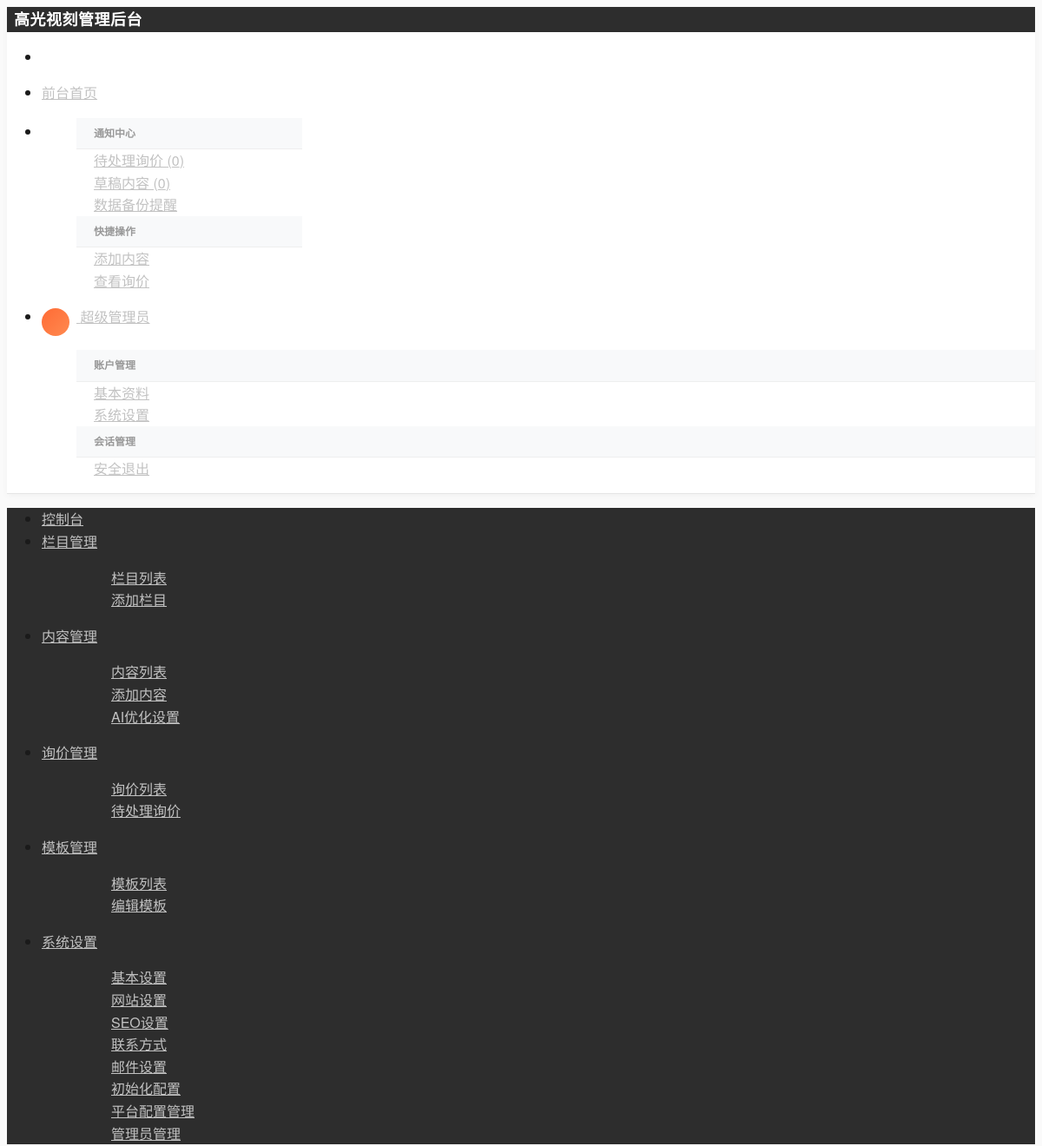
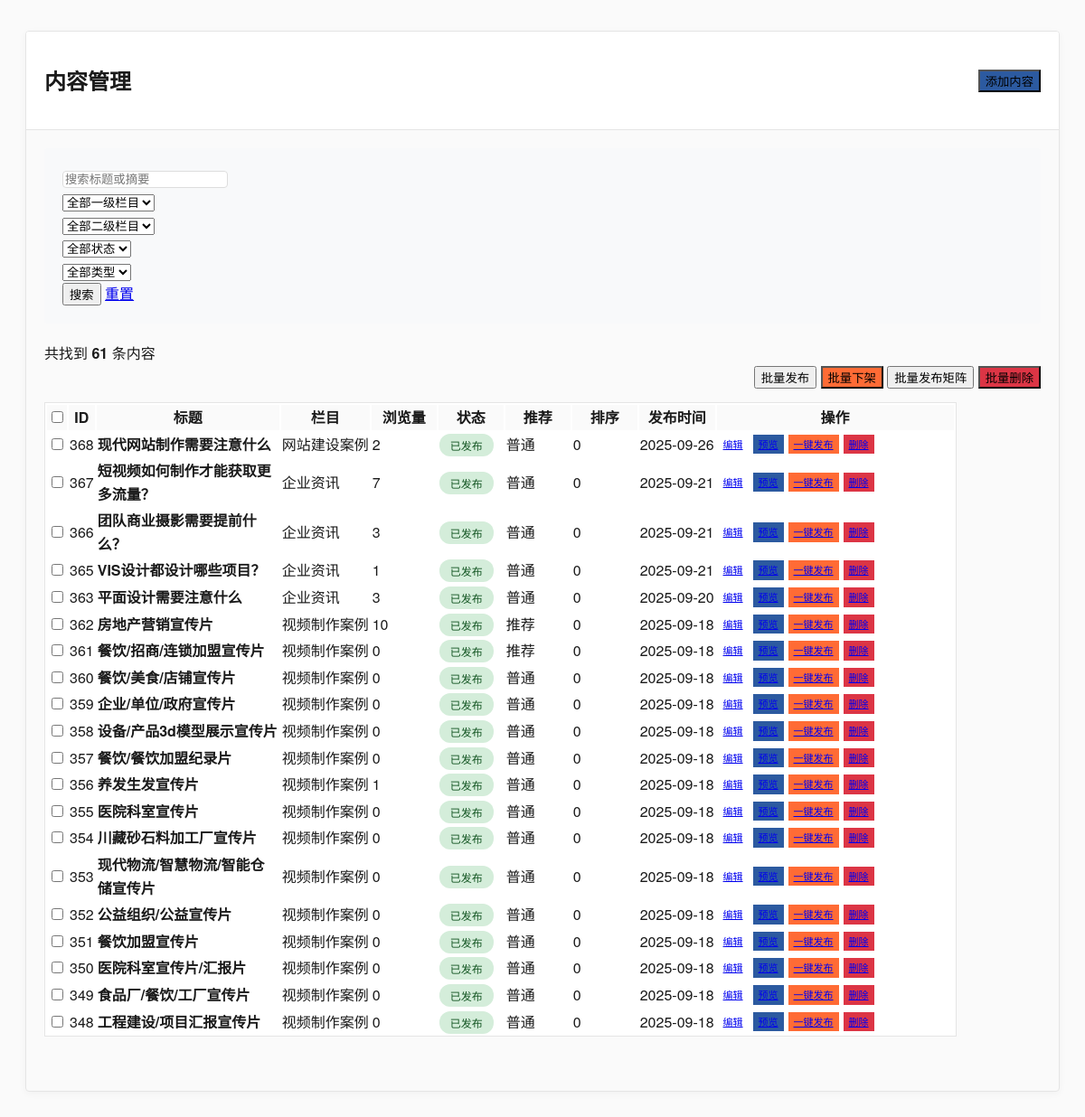
Page /admin/modules/content/index.php (signed in) on the committed database (2 pictures, top to bottom).
### tables this page shows
CREATE TABLE `contents` (
  `id` int(11) NOT NULL AUTO_INCREMENT,
  `category_id` int(11) NOT NULL COMMENT '栏目ID',
  `title` varchar(200) NOT NULL COMMENT '标题',
  `slug` varchar(200) NOT NULL COMMENT 'URL别名',
  `summary` text COMMENT '摘要',
  `content` longtext COMMENT '内容',
  `thumbnail` varchar(500) DEFAULT NULL COMMENT '缩略图',
  `images` json DEFAULT NULL COMMENT '图片集合',
  `videos` json DEFAULT NULL COMMENT '视频集合',
  `tags` varchar(500) DEFAULT NULL COMMENT '标签',
  `view_count` int(11) NOT NULL DEFAULT '0' COMMENT '浏览量',
  `sort_order` int(11) NOT NULL DEFAULT '0' COMMENT '排序',
  `is_featured` tinyint(1) NOT NULL DEFAULT '0' COMMENT '是否推荐',
  `is_published` tinyint(1) NOT NULL DEFAULT '1' COMMENT '是否发布',
  `published_at` timestamp NULL DEFAULT NULL COMMENT '发布时间',
  `seo_title` varchar(200) DEFAULT NULL COMMENT 'SEO标题',
  `seo_keywords` varchar(500) DEFAULT NULL COMMENT 'SEO关键词',
  `seo_description` varchar(500) DEFAULT NULL COMMENT 'SEO描述',
  `created_at` timestamp NOT NULL DEFAULT CURRENT_TIMESTAMP COMMENT '创建时间',
  `updated_at` timestamp NOT NULL DEFAULT CURRENT_TIMESTAMP ON UPDATE CURRENT_TIMESTAMP COMMENT '更新时间',
  PRIMARY KEY (`id`),
  UNIQUE KEY `slug` (`slug`),
  KEY `category_id` (`category_id`),
  KEY `is_published` (`is_published`),
  KEY `is_featured` (`is_featured`),
  KEY `sort_order` (`sort_order`)
);

CREATE TABLE `categories` (
  `id` int(11) NOT NULL AUTO_INCREMENT,
  `name` varchar(100) NOT NULL COMMENT '栏目名称',
  `slug` varchar(100) NOT NULL COMMENT 'URL别名',
  `description` text COMMENT '栏目描述',
  `channel_content` longtext COMMENT '频道页面内容',
  `template_type` enum('channel','list','content') NOT NULL DEFAULT 'list' COMMENT '模板类型',
  `template_file` varchar(100) DEFAULT NULL COMMENT '模板文件名',
  `parent_id` int(11) NOT NULL DEFAULT '0' COMMENT '父栏目ID',
  `sort_order` int(11) NOT NULL DEFAULT '0' COMMENT '排序',
  `is_active` tinyint(1) NOT NULL DEFAULT '1' COMMENT '是否启用',
  `meta_title` varchar(200) DEFAULT NULL COMMENT 'SEO标题',
  `meta_keywords` varchar(500) DEFAULT NULL COMMENT 'SEO关键词',
  `meta_description` varchar(500) DEFAULT NULL COMMENT 'SEO描述',
  `created_at` timestamp NOT NULL DEFAULT CURRENT_TIMESTAMP COMMENT '创建时间',
  `updated_at` timestamp NOT NULL DEFAULT CURRENT_TIMESTAMP ON UPDATE CURRENT_TIMESTAMP COMMENT '更新时间',
  `content_template_id` int(11) DEFAULT NULL COMMENT '内容模板ID',
  PRIMARY KEY (`id`),
  UNIQUE KEY `slug` (`slug`),
  KEY `parent_id` (`parent_id`),
  KEY `sort_order` (`sort_order`),
  KEY `is_active` (`is_active`),
  KEY `idx_template_file` (`template_file`),
  KEY `idx_content_template_id` (`content_template_id`)
);

### admin/modules/content/index.php (the view, shortened to what this page needs)
<?php
require_once '../../../includes/functions.php';
$search_keyword = $_GET['keyword'] ?? '';
$page = max(1, intval($_GET['page'] ?? 1));
$per_page = 20;
$offset = ($page - 1) * $per_page;
$where_conditions = ['1=1'];
$params = [];
$where_clause = implode(' AND ', $where_conditions);
try {
    $count_sql = "SELECT COUNT(*) as total FROM contents c
                  LEFT JOIN categories cat ON c.category_id = cat.id
                  WHERE $where_clause";
    $count_stmt = $db->prepare($count_sql);
    $count_stmt->execute($params);
    $total = $count_stmt->fetch()['total'];
    $sql = "SELECT c.*, cat.name as category_name, cat.slug as category_slug, cat.parent_id as parent_category_id
            FROM contents c
            LEFT JOIN categories cat ON c.category_id = cat.id
            WHERE $where_clause
            ORDER BY c.sort_order DESC, c.created_at DESC
            LIMIT ? OFFSET ?";
    $params[] = $per_page;
    $params[] = $offset;
    $stmt = $db->prepare($sql);
    $stmt->execute($params);
    $contents = $stmt->fetchAll();
    $total_pages = ceil($total / $per_page);
} catch(PDOException $e) {
    $contents = [];
    $total = 0;
    $total_pages = 0;
}
?>
<!DOCTYPE html>
<html lang="zh-CN">
<head>
    <link rel="stylesheet" href="https://unpkg.com/layui@2.8.0/dist/css/layui.css">
    <link rel="stylesheet" href="../../assets/css/admin-optimized.css">
</head>
<body>
    <div class="layui-layout layui-layout-admin">
        <?php include '../../includes/header.php'; ?>
        <?php include '../../includes/sidebar.php'; ?>
        <div class="layui-body">
            <div class="layui-card">
                <div class="layui-card-header">
                    <div style="display: flex; justify-content: space-between; align-items: center;">
                        <h2>内容管理</h2>
                        <div>
                            <button class="layui-btn layui-btn-normal" id="add-content-btn">
                                <i class="layui-icon layui-icon-add-1"></i> 添加内容
                            </button>
                        </div>
                    </div>
                </div>
                <div class="layui-card-body">
                    <form class="layui-form" method="GET" style="background: #f8f9fa; padding: 20px; border-radius: 4px; margin-bottom: 20px;">
                        <div class="layui-row layui-col-space10">
                            <div class="layui-col-md3">
                                <input type="text" name="keyword" placeholder="搜索标题或摘要"
                                       value="<?php echo htmlspecialchars($search_keyword); ?>"
                                       class="layui-input">
                            </div>
                            <div class="layui-col-md2">
                                <select name="parent_category_id" id="parent_category_id">
                                    <option value="">全部一级栏目</option>
                                </select>
                            </div>
                            <div class="layui-col-md2">
                                <select name="category_id" id="category_id">
                                    <option value="">全部二级栏目</option>
                                </select>
                            </div>
                            <div class="layui-col-md2">
                                <select name="is_published">
                                    <option value="">全部状态</option>
                                </select>
                            </div>
                            <div class="layui-col-md2">
                                <select name="is_featured">
                                    <option value="">全部类型</option>
                                </select>
                            </div>
                            <div class="layui-col-md3">
                                <button type="submit" class="layui-btn">搜索</button>
                                <a href="index.php" class="layui-btn layui-btn-primary">重置</a>
                            </div>
                        </div>
                    </form>
                    <div class="layui-row" style="margin-bottom: 15px;">
                        <div class="layui-col-md6">
                            <span>共找到 <strong><?php echo $total; ?></strong> 条内容</span>
                        </div>
                        <div class="layui-col-md6" style="text-align: right;">
                                <button class="layui-btn layui-btn-sm" onclick="batchAction('publish')">批量发布</button>
                                <button class="layui-btn layui-btn-sm layui-btn-warm" onclick="batchAction('unpublish')">批量下架</button>
                                <button class="layui-btn layui-btn-sm layui-btn-primary" onclick="batchMatrixPublish()">批量发布矩阵</button>
                                <button class="layui-btn layui-btn-sm layui-btn-danger" onclick="batchAction('delete')">批量删除</button>
                            </div>
                    </div>
                    <?php if (empty($contents)): ?>
                        <div class="empty-state">
                            <i class="layui-icon layui-icon-file"></i>
                            <h3>暂无内容</h3>
                            <p>点击上方"添加内容"按钮创建第一个内容</p>
                        </div>
                    <?php else: ?>
                        <table class="layui-table">
                            <thead>
                                <tr>
                                    <th><input type="checkbox" id="checkAll"></th>
                                    <th>ID</th>
                                    <th>标题</th>
                                    <th>栏目</th>
                                    <th width="70">浏览量</th>
                                    <th width="70">状态</th>
                                    <th width="70">推荐</th>
                                    <th width="70">排序</th>
                                    <th>发布时间</th>
                                    <th width="260">操作</th>
                                </tr>
                            </thead>
                            <tbody>
                                <?php foreach ($contents as $content): ?>
                                <tr>
                                    <td><input type="checkbox" name="content_ids[]" value="<?php echo $content['id']; ?>"></td>
                                    <td><?php echo $content['id']; ?></td>
                                    <td>
                                        <div style="max-width: 200px;">
                                            <strong><?php echo htmlspecialchars($content['title']); ?></strong>
                                        </div>
                                    </td>
                                    <td><?php echo htmlspecialchars($content['category_name'] ?? '未分类'); ?></td>
                                    <td><?php echo $content['view_count']; ?></td>
                                    <td>
                                        <?php if ($content['is_published']): ?>
                                            <span class="status-badge status-completed">已发布</span>
                                        <?php else: ?>
                                            <span class="status-badge status-pending">未发布</span>
                                        <?php endif; ?>
                                    </td>
                                    <td>
                                        <?php if ($content['is_featured']): ?>
                                            <span class="layui-badge layui-bg-orange">推荐</span>
                                        <?php else: ?>
                                            <span class="layui-badge">普通</span>
                                        <?php endif; ?>
                                    </td>
                                    <td><?php echo $content['sort_order']; ?></td>
                                    <td><?php echo $content['published_at'] ? date('Y-m-d', strtotime($content['published_at'])) : '未发布'; ?></td>
                                    <td>
                                        <div style="display: flex; flex-wrap: nowrap; gap: 5px;">
                                            <a href="edit.php?id=<?php echo $content['id']; ?>"
                                               class="layui-btn layui-btn-xs">编辑</a>
                                            <?php
                                                $preview_url = '../../../';
                                                if (!empty($content['category_slug'])) {
                                                    $preview_url .= $content['category_slug'] . '/' . $content['slug'] . '.html';
                                                } else {
                                                    $preview_url .= $content['slug'] . '.html';
                                                }
                                            ?>
                                            <a href="<?php echo $preview_url; ?>" target="_blank"
                                               class="layui-btn layui-btn-xs layui-btn-normal">预览</a>
                                            <a href="javascript:;"
                                               onclick="matrixPublish(<?php echo $content['id']; ?>)"
                                               class="layui-btn layui-btn-xs layui-btn-warm">一键发布</a>
                                            <a href="javascript:;"
                                               onclick="deleteContent(<?php echo $content['id']; ?>)"
                                               class="layui-btn layui-btn-xs layui-btn-danger">删除</a>
                                        </div>
                                    </td>
                                </tr>
                                <?php endforeach; ?>
                            </tbody>
                        </table>
                        <?php if ($total_pages > 1): ?>
                            <div class="pagination-wrapper">
                            </div>
                        <?php endif; ?>
                    <?php endif; ?>
                </div>
            </div>
        </div>
    </div>
</body>
</html>

### admin/assets/css/admin-optimized.css (style rules this page uses)
:root { --primary-black: #1a1a1a; --primary-dark: #2d2d2d; --primary-gray: #666666; --primary-light-gray: #f8f8f8; --primary-white: #ffffff; --brand-orange: #ff6b35; --brand-blue: #2c5aa0; --brand-green: #27ae60; --text-primary: #1a1a1a; --text-secondary: #666666; --text-muted: #999999; --border-light: #e5e5e5; --bg-section: #fafafa; --shadow-subtle: 0 2px 8px rgba(0, 0, 0, 0.04); --shadow-medium: 0 4px 16px rgba(0, 0, 0, 0.08); --shadow-strong: 0 8px 32px rgba(0, 0, 0, 0.12); --ease-smooth: cubic-bezier(0.4, 0, 0.2, 1); }
body { font-family: 'PingFang SC', 'Microsoft YaHei', 'Helvetica Neue', Arial, sans-serif; background-color: var(--bg-section); color: var(--text-primary); line-height: 1.6; -webkit-font-smoothing: antialiased; -moz-osx-font-smoothing: grayscale; }
.layui-layout-admin .layui-body { background: var(--bg-section); padding: 20px; }
.layui-input, .layui-textarea, .layui-select { border-radius: 4px; border: 1px solid #ddd; transition: border-color 0.3s ease; }
.layui-table th { background-color: #f8f9fa; font-weight: 600; }
.status-badge { padding: 4px 12px; border-radius: 12px; font-size: 12px; font-weight: 500; }
.status-completed { background-color: #d4edda; color: #155724; }
.pagination-wrapper { text-align: center; padding: 20px 0; }
.layui-card { border: 1px solid var(--border-light); box-shadow: var(--shadow-subtle); border-radius: 4px; overflow: hidden; }
.layui-card-header { background: var(--primary-white); border-bottom: 1px solid var(--border-light); padding: 15px 20px; font-weight: 600; color: var(--text-primary); }
.layui-card-body { padding: 20px; }
.layui-btn-normal { background: var(--brand-blue); }
.layui-btn-warm { background: var(--brand-orange); }
.layui-btn-danger { background: #dc3545; }
.layui-table { background: var(--primary-white); border: 1px solid var(--border-light); }
.layui-table th { background: var(--bg-section); color: var(--text-primary); font-weight: 600; }

### admin/modules/content/index.php (style rules this page uses)
.layui-btn-xs { font-size: 11px; padding: 2px 6px; }

### rows in the picture
contents: id "368", title "现代网站制作需要注意什么", category.name "网站建设案例", view_count "2", is_published "已发布", is_featured "普通", sort_order "0", published_at "2025-09-26"
contents: id "367", title "短视频如何制作才能获取更多流量？", category.name "企业资讯", view_count "7", is_published "已发布", is_featured "普通", sort_order "0", published_at "2025-09-21"
contents: id "366", title "团队商业摄影需要提前什么？", category.name "企业资讯", view_count "3", is_published "已发布", is_featured "普通", sort_order "0", published_at "2025-09-21"
contents: id "365", title "VIS设计都设计哪些项目？", category.name "企业资讯", view_count "1", is_published "已发布", is_featured "普通", sort_order "0", published_at "2025-09-21"
contents: id "363", title "平面设计需要注意什么", category.name "企业资讯", view_count "3", is_published "已发布", is_featured "普通", sort_order "0", published_at "2025-09-20"
contents: id "362", title "房地产营销宣传片", category.name "视频制作案例", view_count "10", is_published "已发布", is_featured "推荐", sort_order "0", published_at "2025-09-18"
contents: id "361", title "餐饮/招商/连锁加盟宣传片", category.name "视频制作案例", view_count "0", is_published "已发布", is_featured "推荐", sort_order "0", published_at "2025-09-18"
contents: id "360", title "餐饮/美食/店铺宣传片", category.name "视频制作案例", view_count "0", is_published "已发布", is_featured "普通", sort_order "0", published_at "2025-09-18"
contents: id "359", title "企业/单位/政府宣传片", category.name "视频制作案例", view_count "0", is_published "已发布", is_featured "普通", sort_order "0", published_at "2025-09-18"
contents: id "358", title "设备/产品3d模型展示宣传片", category.name "视频制作案例", view_count "0", is_published "已发布", is_featured "普通", sort_order "0", published_at "2025-09-18"
contents: id "357", title "餐饮/餐饮加盟纪录片", category.name "视频制作案例", view_count "0", is_published "已发布", is_featured "普通", sort_order "0", published_at "2025-09-18"
contents: id "356", title "养发生发宣传片", category.name "视频制作案例", view_count "1", is_published "已发布", is_featured "普通", sort_order "0", published_at "2025-09-18"
contents: id "355", title "医院科室宣传片", category.name "视频制作案例", view_count "0", is_published "已发布", is_featured "普通", sort_order "0", published_at "2025-09-18"
contents: id "354", title "川藏砂石料加工厂宣传片", category.name "视频制作案例", view_count "0", is_published "已发布", is_featured "普通", sort_order "0", published_at "2025-09-18"
contents: id "353", title "现代物流/智慧物流/智能仓储宣传片", category.name "视频制作案例", view_count "0", is_published "已发布", is_featured "普通", sort_order "0", published_at "2025-09-18"
contents: id "352", title "公益组织/公益宣传片", category.name "视频制作案例", view_count "0", is_published "已发布", is_featured "普通", sort_order "0", published_at "2025-09-18"
contents: id "351", title "餐饮加盟宣传片", category.name "视频制作案例", view_count "0", is_published "已发布", is_featured "普通", sort_order "0", published_at "2025-09-18"
contents: id "350", title "医院科室宣传片/汇报片", category.name "视频制作案例", view_count "0", is_published "已发布", is_featured "普通", sort_order "0", published_at "2025-09-18"
contents: id "349", title "食品厂/餐饮/工厂宣传片", category.name "视频制作案例", view_count "0", is_published "已发布", is_featured "普通", sort_order "0", published_at "2025-09-18"
contents: id "348", title "工程建设/项目汇报宣传片", category.name "视频制作案例", view_count "0", is_published "已发布", is_featured "普通", sort_order "0", published_at "2025-09-18"

### other values in the picture
$_SESSION['admin_name'] "超级管理员"
$total "61"
